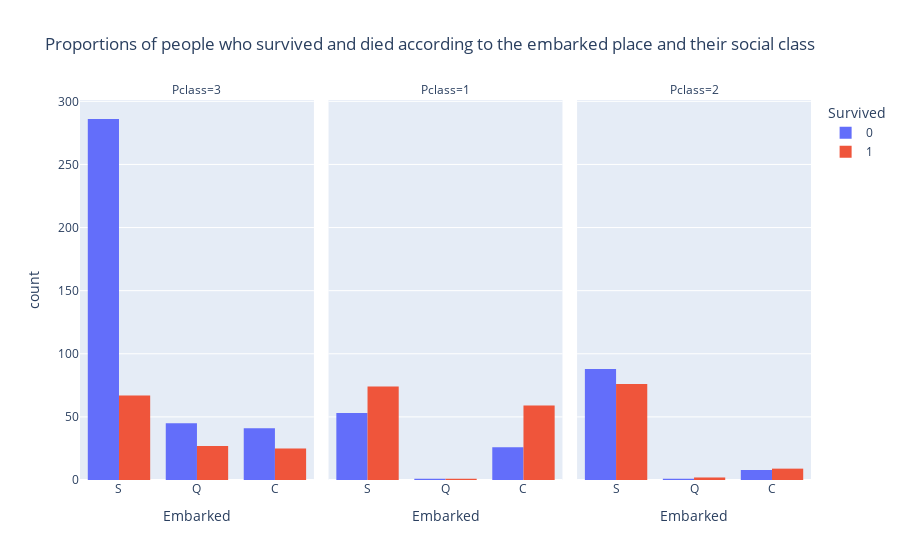

Notebook cell for this chart:
### Code cell
fig = px.histogram(train, x = "Embarked", color = "Survived", barmode = "group", facet_col = "Pclass",
                  title = "Proportions of people who survived and died according to the embarked place and their social class")
fig.show()

### Figure 1 — Plotly figure (JSON) as saved in the notebook; plotly's stock layout.template omitted (floating-point values rounded to 4 significant figures; data arrays with more than 128 entries replaced by an {"elided": "..."} marker saying what was removed)
{"data": [{"alignmentgroup": "True", "bingroup": "x", "hovertemplate": "Survived=0<br>Pclass=3<br>Embarked=%{x}<br>count=%{y}<extra></extra>", "legendgroup": "0", "marker": {"color": "#636efa", "pattern": {"shape": ""}}, "name": "0", "offsetgroup": "0", "orientation": "v", "showlegend": true, "type": "histogram", "x": {"elided": "372 str values"}, "xaxis": "x", "yaxis": "y"}, {"alignmentgroup": "True", "bingroup": "x", "hovertemplate": "Survived=0<br>Pclass=1<br>Embarked=%{x}<br>count=%{y}<extra></extra>", "legendgroup": "0", "marker": {"color": "#636efa", "pattern": {"shape": ""}}, "name": "0", "offsetgroup": "0", "orientation": "v", "showlegend": false, "type": "histogram", "x": ["S", "S", "C", "C", "S", "C", "S", "C", "S", "S", "C", "S", "S", "C", "S", "S", "C", "C", "S", "S", "C", "C", "S", "Q", "S", "S", "S", "S", "C", "S", "C", "S", "S", "S", "S", "S", "S", "C", "C", "S", "S", "C", "S", "S", "S", "S", "C", "S", "C", "S", "C", "S", "S", "S", "C", "S", "S", "C", "C", "S", "S", "S", "C", "S", "S", "S", "C", "S", "S", "S", "S", "C", "S", "C", "C", "S", "S", "S", "S", "S"], "xaxis": "x2", "yaxis": "y2"}, {"alignmentgroup": "True", "bingroup": "x", "hovertemplate": "Survived=0<br>Pclass=2<br>Embarked=%{x}<br>count=%{y}<extra></extra>", "legendgroup": "0", "marker": {"color": "#636efa", "pattern": {"shape": ""}}, "name": "0", "offsetgroup": "0", "orientation": "v", "showlegend": false, "type": "histogram", "x": ["S", "S", "S", "S", "S", "S", "S", "S", "C", "S", "C", "S", "S", "S", "S", "S", "S", "C", "S", "S", "S", "S", "S", "S", "S", "S", "S", "S", "S", "S", "S", "S", "S", "S", "C", "C", "S", "S", "S", "S", "S", "S", "S", "C", "S", "S", "S", "S", "S", "S", "S", "S", "S", "S", "S", "S", "S", "S", "S", "S", "S", "S", "S", "Q", "S", "S", "S", "S", "S", "S", "S", "S", "C", "S", "S", "S", "S", "S", "S", "S", "S", "S", "S", "S", "S", "S", "S", "S", "S", "C", "S", "S", "S", "S", "S", "S", "S"], "xaxis": "x3", "yaxis": "y3"}, {"alignmentgroup": "True", "bingroup": "x", "hovertemplate": "Survived=1<br>Pclass=3<br>Embarked=%{x}<br>count=%{y}<extra></extra>", "legendgroup": "1", "marker": {"color": "#EF553B", "pattern": {"shape": ""}}, "name": "1", "offsetgroup": "1", "orientation": "v", "showlegend": true, "type": "histogram", "x": ["S", "S", "S", "C", "Q", "S", "Q", "Q", "C", "C", "Q", "Q", "C", "S", "S", "S", "S", "Q", "S", "S", "S", "Q", "C", "S", "C", "S", "S", "S", "Q", "S", "S", "S", "Q", "S", "Q", "S", "C", "Q", "S", "S", "S", "Q", "C", "S", "S", "S", "Q", "S", "S", "S", "Q", "Q", "Q", "S", "S", "Q", "S", "S", "S", "Q", "Q", "C", "Q", "S", "C", "S", "S", "S", "S", "S", "S", "S", "C", "C", "C", "S", "S", "S", "S", "Q", "C", "C", "S", "S", "S", "Q", "S", "Q", "C", "S", "C", "S", "Q", "S", "S", "C", "S", "Q", "C", "Q", "S", "S", "C", "S", "C", "S", "S", "S", "C", "S", "S", "S", "Q", "C", "S", "S", "C", "S", "C"], "xaxis": "x", "yaxis": "y"}, {"alignmentgroup": "True", "bingroup": "x", "hovertemplate": "Survived=1<br>Pclass=1<br>Embarked=%{x}<br>count=%{y}<extra></extra>", "legendgroup": "1", "marker": {"color": "#EF553B", "pattern": {"shape": ""}}, "name": "1", "offsetgroup": "1", "orientation": "v", "showlegend": false, "type": "histogram", "x": {"elided": "136 str values"}, "xaxis": "x2", "yaxis": "y2"}, {"alignmentgroup": "True", "bingroup": "x", "hovertemplate": "Survived=1<br>Pclass=2<br>Embarked=%{x}<br>count=%{y}<extra></extra>", "legendgroup": "1", "marker": {"color": "#EF553B", "pattern": {"shape": ""}}, "name": "1", "offsetgroup": "1", "orientation": "v", "showlegend": false, "type": "histogram", "x": ["C", "S", "S", "S", "C", "S", "S", "S", "S", "S", "S", "S", "S", "S", "S", "S", "S", "S", "S", "S", "S", "S", "S", "S", "S", "Q", "S", "Q", "S", "S", "S", "S", "S", "S", "C", "S", "S", "S", "S", "S", "S", "S", "S", "S", "S", "S", "S", "S", "C", "S", "S", "S", "S", "S", "S", "S", "S", "C", "S", "S", "S", "S", "S", "S", "C", "S", "S", "S", "S", "S", "S", "S", "S", "S", "S", "S", "S", "S", "S", "S", "S", "C", "S", "S", "C", "C", "S"], "xaxis": "x3", "yaxis": "y3"}], "layout": {"annotations": [{"font": {}, "showarrow": false, "text": "Pclass=3", "x": 0.16, "xanchor": "center", "xref": "paper", "y": 1, "yanchor": "bottom", "yref": "paper"}, {"font": {}, "showarrow": false, "text": "Pclass=1", "x": 0.5, "xanchor": "center", "xref": "paper", "y": 1, "yanchor": "bottom", "yref": "paper"}, {"font": {}, "showarrow": false, "text": "Pclass=2", "x": 0.84, "xanchor": "center", "xref": "paper", "y": 1, "yanchor": "bottom", "yref": "paper"}], "autosize": true, "barmode": "group", "legend": {"title": {"text": "Survived"}, "tracegroupgap": 0}, "title": {"text": "Proportions of people who survived and died according to the embarked place and their social class"}, "xaxis": {"anchor": "y", "autorange": true, "domain": [0, 0.32], "range": [-0.5, 2.5], "title": {"text": "Embarked"}, "type": "category"}, "xaxis2": {"anchor": "y2", "autorange": true, "domain": [0.34, 0.66], "matches": "x", "range": [-0.5, 2.5], "title": {"text": "Embarked"}, "type": "category"}, "xaxis3": {"anchor": "y3", "autorange": true, "domain": [0.68, 1.0], "matches": "x", "range": [-0.5, 2.5], "title": {"text": "Embarked"}, "type": "category"}, "yaxis": {"anchor": "x", "autorange": true, "domain": [0, 1], "range": [0, 301.1], "title": {"text": "count"}}, "yaxis2": {"anchor": "x2", "autorange": true, "domain": [0, 1], "matches": "y", "range": [0, 301.1], "showticklabels": false}, "yaxis3": {"anchor": "x3", "autorange": true, "domain": [0, 1], "matches": "y", "range": [0, 301.1], "showticklabels": false}}}
